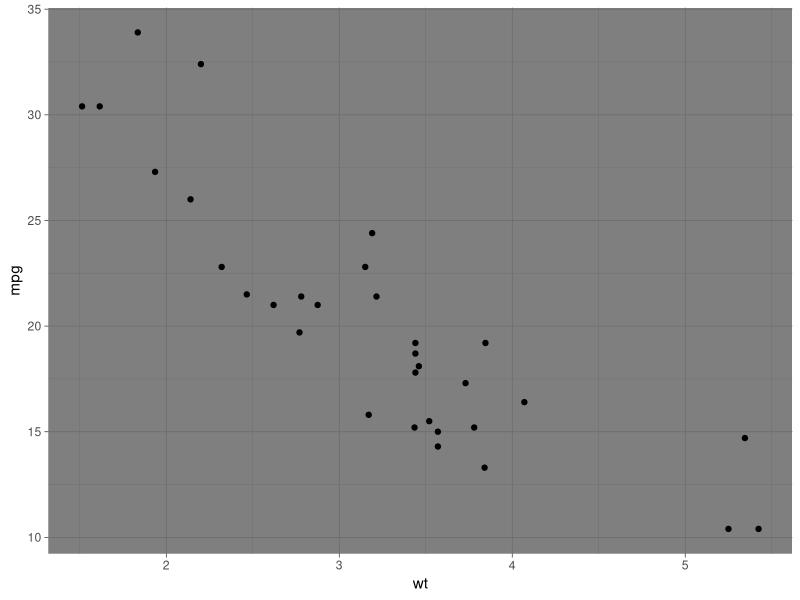
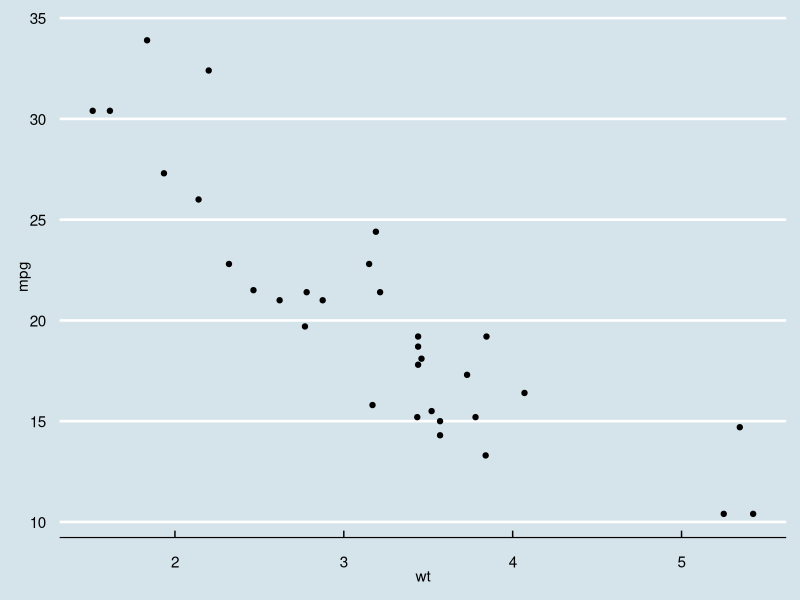
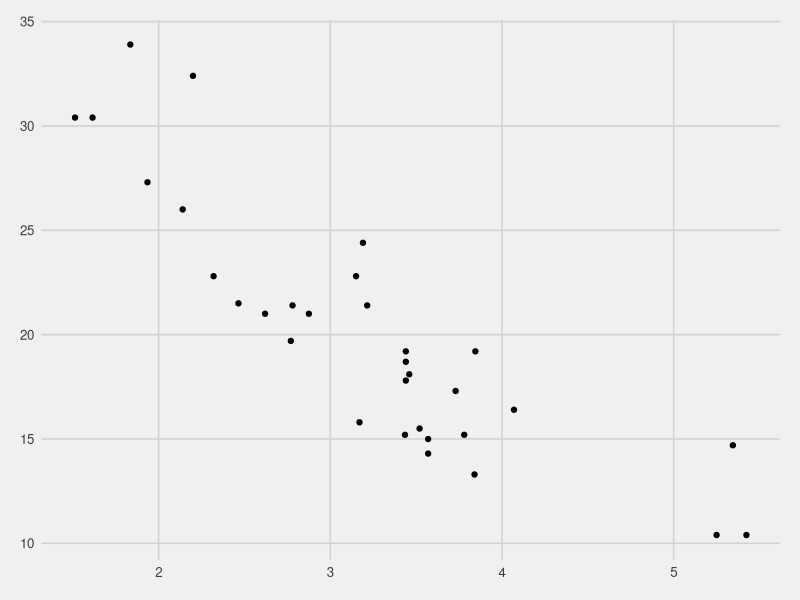
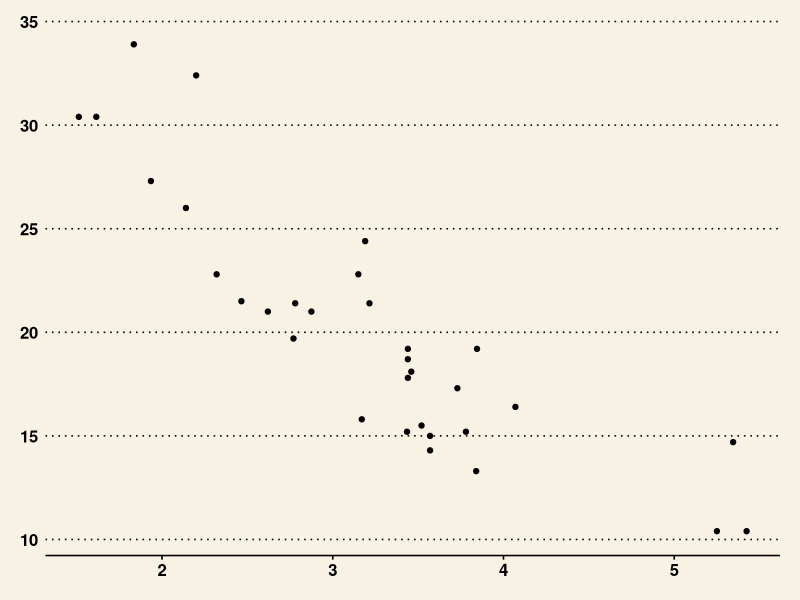

Write R code to recreate these figures, in order.
library(ggplot2)

#모든 테마 default 설정
theme_set(theme_minimal())

pl <- ggplot(mtcars, aes(x=wt, y=mpg)) +geom_point()

#add theme individual plot
pl+theme_dark()

#theme download
install.packages('ggthemes')
library(ggthemes)
#갑자기 theme_이 매우 많아 짐.
pl+theme_economist()
pl+theme_fivethirtyeight()
pl+theme_wsj() #wall street journal
